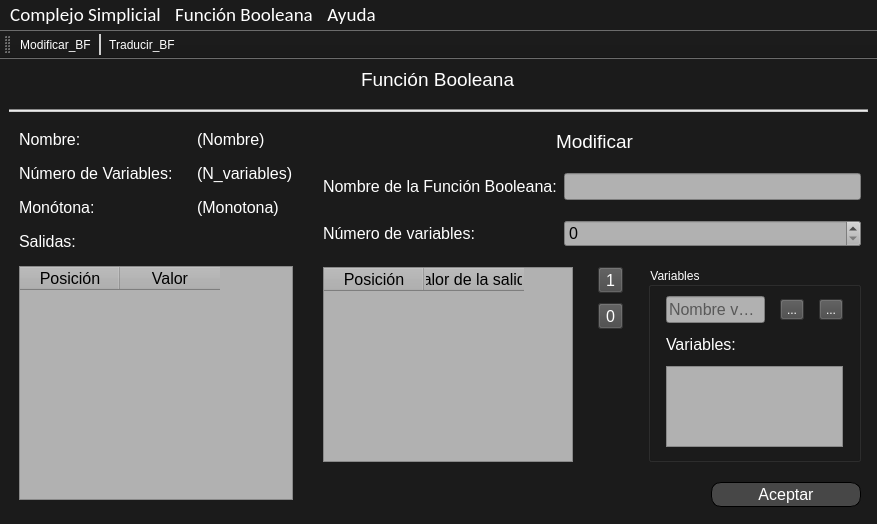
<?xml version="1.0" encoding="UTF-8"?>
<ui version="4.0">
 <class>TFG</class>
 <widget class="QMainWindow" name="TFG">
  <property name="geometry">
   <rect>
    <x>0</x>
    <y>0</y>
    <width>877</width>
    <height>524</height>
   </rect>
  </property>
  <property name="sizePolicy">
   <sizepolicy hsizetype="Preferred" vsizetype="Preferred">
    <horstretch>0</horstretch>
    <verstretch>0</verstretch>
   </sizepolicy>
  </property>
  <property name="font">
   <font>
    <family>Arial</family>
    <pointsize>20</pointsize>
   </font>
  </property>
  <property name="windowTitle">
   <string>TFG Pablo Ascorbe</string>
  </property>
  <property name="windowIcon">
   <iconset>
    <normaloff>../Recursos/icono.ico</normaloff>../Recursos/icono.ico</iconset>
  </property>
  <property name="styleSheet">
   <string notr="true">QWidget{
background-image: url(:/images/fondo.png);
background-color: rgb(27, 27, 27);
color: rgb(255, 255, 255);
}

QToolBar QToolButton{
color: rgb(255, 255, 255);
background-color:transparent;}

QToolBar QToolButton:hover{
	background-color: rgb(100, 100, 100);
}

QToolBar::separator{
	background-color: rgb(208, 208, 208);
	width: 2px;
}


QMenuBar::item:selected{
	background-color: rgb(100, 100, 100);
}

QMenu::item:selected{
	background-color: rgb(100, 100, 100);
}
</string>
  </property>
  <widget class="QWidget" name="centralwidget">
   <property name="enabled">
    <bool>true</bool>
   </property>
   <layout class="QGridLayout" name="gridLayout_2">
    <property name="sizeConstraint">
     <enum>QLayout::SetDefaultConstraint</enum>
    </property>
    <property name="horizontalSpacing">
     <number>11</number>
    </property>
    <property name="verticalSpacing">
     <number>18</number>
    </property>
    <item row="0" column="0" alignment="Qt::AlignHCenter">
     <widget class="QLabel" name="label_2">
      <property name="maximumSize">
       <size>
        <width>16777215</width>
        <height>30</height>
       </size>
      </property>
      <property name="font">
       <font>
        <pointsize>14</pointsize>
       </font>
      </property>
      <property name="text">
       <string>Función Booleana</string>
      </property>
     </widget>
    </item>
    <item row="2" column="0">
     <layout class="QHBoxLayout" name="horizontalLayout" stretch="0,0">
      <property name="spacing">
       <number>20</number>
      </property>
      <property name="sizeConstraint">
       <enum>QLayout::SetMinimumSize</enum>
      </property>
      <item>
       <layout class="QGridLayout" name="gridLayout_fijo">
        <property name="sizeConstraint">
         <enum>QLayout::SetFixedSize</enum>
        </property>
        <property name="leftMargin">
         <number>10</number>
        </property>
        <property name="rightMargin">
         <number>10</number>
        </property>
        <property name="bottomMargin">
         <number>15</number>
        </property>
        <property name="horizontalSpacing">
         <number>24</number>
        </property>
        <property name="verticalSpacing">
         <number>15</number>
        </property>
        <item row="2" column="0">
         <widget class="QLabel" name="label_5">
          <property name="font">
           <font>
            <pointsize>12</pointsize>
           </font>
          </property>
          <property name="text">
           <string>Monótona:</string>
          </property>
         </widget>
        </item>
        <item row="0" column="1">
         <widget class="QLabel" name="label_nombre_bf">
          <property name="font">
           <font>
            <pointsize>12</pointsize>
           </font>
          </property>
          <property name="text">
           <string>(Nombre)</string>
          </property>
         </widget>
        </item>
        <item row="1" column="1">
         <widget class="QLabel" name="label_n_variables">
          <property name="font">
           <font>
            <pointsize>12</pointsize>
           </font>
          </property>
          <property name="text">
           <string>(N_variables)</string>
          </property>
         </widget>
        </item>
        <item row="4" column="0" colspan="2">
         <widget class="QTableWidget" name="tableWidget">
          <property name="sizePolicy">
           <sizepolicy hsizetype="Preferred" vsizetype="Expanding">
            <horstretch>0</horstretch>
            <verstretch>0</verstretch>
           </sizepolicy>
          </property>
          <property name="styleSheet">
           <string notr="true">color: rgb(0, 0, 0);
background-color: rgb(177, 177, 177);</string>
          </property>
          <column>
           <property name="text">
            <string>Posición</string>
           </property>
           <property name="font">
            <font>
             <pointsize>12</pointsize>
            </font>
           </property>
          </column>
          <column>
           <property name="text">
            <string>Valor</string>
           </property>
           <property name="font">
            <font>
             <pointsize>12</pointsize>
            </font>
           </property>
          </column>
         </widget>
        </item>
        <item row="3" column="0" colspan="2">
         <widget class="QLabel" name="label_3">
          <property name="font">
           <font>
            <pointsize>12</pointsize>
           </font>
          </property>
          <property name="text">
           <string>Salidas:</string>
          </property>
         </widget>
        </item>
        <item row="2" column="1">
         <widget class="QLabel" name="label_monotona">
          <property name="font">
           <font>
            <pointsize>12</pointsize>
           </font>
          </property>
          <property name="text">
           <string>(Monotona)</string>
          </property>
         </widget>
        </item>
        <item row="1" column="0">
         <widget class="QLabel" name="label_4">
          <property name="font">
           <font>
            <pointsize>12</pointsize>
           </font>
          </property>
          <property name="text">
           <string>Número de Variables:</string>
          </property>
         </widget>
        </item>
        <item row="0" column="0">
         <widget class="QLabel" name="label">
          <property name="font">
           <font>
            <pointsize>12</pointsize>
           </font>
          </property>
          <property name="text">
           <string>Nombre:</string>
          </property>
         </widget>
        </item>
       </layout>
      </item>
      <item>
       <layout class="QGridLayout" name="gridLayout_dinamico_modificar">
        <property name="sizeConstraint">
         <enum>QLayout::SetDefaultConstraint</enum>
        </property>
        <property name="bottomMargin">
         <number>8</number>
        </property>
        <property name="horizontalSpacing">
         <number>7</number>
        </property>
        <property name="verticalSpacing">
         <number>20</number>
        </property>
        <item row="2" column="0" colspan="2">
         <widget class="QLabel" name="label_7">
          <property name="maximumSize">
           <size>
            <width>350</width>
            <height>16777215</height>
           </size>
          </property>
          <property name="font">
           <font>
            <pointsize>12</pointsize>
           </font>
          </property>
          <property name="text">
           <string>Nombre de la Función Booleana:</string>
          </property>
         </widget>
        </item>
        <item row="5" column="2" alignment="Qt::AlignRight">
         <widget class="QPushButton" name="pushButton_Aceptar">
          <property name="sizePolicy">
           <sizepolicy hsizetype="Preferred" vsizetype="Expanding">
            <horstretch>0</horstretch>
            <verstretch>100</verstretch>
           </sizepolicy>
          </property>
          <property name="minimumSize">
           <size>
            <width>150</width>
            <height>25</height>
           </size>
          </property>
          <property name="maximumSize">
           <size>
            <width>250</width>
            <height>25</height>
           </size>
          </property>
          <property name="font">
           <font>
            <pointsize>12</pointsize>
           </font>
          </property>
          <property name="styleSheet">
           <string notr="true">QPushButton{
color: rgb(255, 255, 255);
background-color: rgb(71, 71, 71);
border: 1px solid;
border-radius: 10px;}

QPushButton:hover{
	background-color: rgb(100, 100, 100);
}

</string>
          </property>
          <property name="text">
           <string>Aceptar</string>
          </property>
         </widget>
        </item>
        <item row="3" column="2">
         <widget class="QSpinBox" name="spin_n_variables">
          <property name="font">
           <font>
            <pointsize>12</pointsize>
           </font>
          </property>
          <property name="styleSheet">
           <string notr="true">color: rgb(0, 0, 0);
background-color: rgb(177, 177, 177);</string>
          </property>
         </widget>
        </item>
        <item row="3" column="0" colspan="2">
         <widget class="QLabel" name="label_8">
          <property name="maximumSize">
           <size>
            <width>350</width>
            <height>16777215</height>
           </size>
          </property>
          <property name="font">
           <font>
            <pointsize>12</pointsize>
           </font>
          </property>
          <property name="text">
           <string>Número de variables:</string>
          </property>
         </widget>
        </item>
        <item row="1" column="0" colspan="4" alignment="Qt::AlignHCenter">
         <widget class="QLabel" name="label_6">
          <property name="maximumSize">
           <size>
            <width>16777215</width>
            <height>30</height>
           </size>
          </property>
          <property name="font">
           <font>
            <pointsize>14</pointsize>
           </font>
          </property>
          <property name="text">
           <string>Modificar</string>
          </property>
         </widget>
        </item>
        <item row="2" column="2">
         <widget class="QLineEdit" name="text_fb_name">
          <property name="font">
           <font>
            <pointsize>12</pointsize>
           </font>
          </property>
          <property name="styleSheet">
           <string notr="true">color: rgb(0, 0, 0);
background-color: rgb(177, 177, 177);</string>
          </property>
         </widget>
        </item>
        <item row="4" column="0" colspan="3">
         <layout class="QHBoxLayout" name="horizontalLayout_5">
          <property name="spacing">
           <number>25</number>
          </property>
          <property name="leftMargin">
           <number>0</number>
          </property>
          <property name="topMargin">
           <number>0</number>
          </property>
          <property name="rightMargin">
           <number>0</number>
          </property>
          <property name="bottomMargin">
           <number>0</number>
          </property>
          <item>
           <widget class="QTableWidget" name="table_ouputs_2">
            <property name="minimumSize">
             <size>
              <width>250</width>
              <height>0</height>
             </size>
            </property>
            <property name="maximumSize">
             <size>
              <width>16777215</width>
              <height>16777215</height>
             </size>
            </property>
            <property name="styleSheet">
             <string notr="true">color: rgb(0, 0, 0);
background-color: rgb(177, 177, 177);</string>
            </property>
            <column>
             <property name="text">
              <string>Posición</string>
             </property>
             <property name="font">
              <font>
               <pointsize>12</pointsize>
              </font>
             </property>
            </column>
            <column>
             <property name="text">
              <string>Valor de la salida</string>
             </property>
             <property name="font">
              <font>
               <pointsize>12</pointsize>
              </font>
             </property>
            </column>
           </widget>
          </item>
          <item>
           <layout class="QVBoxLayout" name="verticalLayout_3">
            <property name="spacing">
             <number>10</number>
            </property>
            <item>
             <widget class="QToolButton" name="toolButton_2">
              <property name="sizePolicy">
               <sizepolicy hsizetype="Minimum" vsizetype="Minimum">
                <horstretch>0</horstretch>
                <verstretch>0</verstretch>
               </sizepolicy>
              </property>
              <property name="maximumSize">
               <size>
                <width>30</width>
                <height>30</height>
               </size>
              </property>
              <property name="font">
               <font>
                <pointsize>12</pointsize>
               </font>
              </property>
              <property name="styleSheet">
               <string notr="true">QToolButton{
color: rgb(255, 255, 255);
background-color: rgb(71, 71, 71);;}

QToolButton:hover{
	background-color: rgb(100, 100, 100);
}</string>
              </property>
              <property name="text">
               <string>1</string>
              </property>
             </widget>
            </item>
            <item>
             <widget class="QToolButton" name="toolButton_3">
              <property name="maximumSize">
               <size>
                <width>30</width>
                <height>30</height>
               </size>
              </property>
              <property name="font">
               <font>
                <pointsize>12</pointsize>
               </font>
              </property>
              <property name="styleSheet">
               <string notr="true">QToolButton{
color: rgb(255, 255, 255);
background-color: rgb(71, 71, 71);;}

QToolButton:hover{
	background-color: rgb(100, 100, 100);
}</string>
              </property>
              <property name="text">
               <string>0</string>
              </property>
             </widget>
            </item>
            <item>
             <spacer name="verticalSpacer_2">
              <property name="orientation">
               <enum>Qt::Vertical</enum>
              </property>
              <property name="sizeHint" stdset="0">
               <size>
                <width>20</width>
                <height>40</height>
               </size>
              </property>
             </spacer>
            </item>
           </layout>
          </item>
          <item>
           <widget class="QGroupBox" name="groupBox_2">
            <property name="maximumSize">
             <size>
              <width>1000</width>
              <height>16777215</height>
             </size>
            </property>
            <property name="title">
             <string>Variables</string>
            </property>
            <layout class="QVBoxLayout" name="verticalLayout_4">
             <property name="spacing">
              <number>12</number>
             </property>
             <property name="leftMargin">
              <number>15</number>
             </property>
             <property name="rightMargin">
              <number>15</number>
             </property>
             <property name="bottomMargin">
              <number>12</number>
             </property>
             <item>
              <layout class="QHBoxLayout" name="horizontalLayout_6">
               <item>
                <layout class="QHBoxLayout" name="horizontalLayout_7">
                 <property name="spacing">
                  <number>15</number>
                 </property>
                 <item>
                  <widget class="QLineEdit" name="line_name_var_2">
                   <property name="maximumSize">
                    <size>
                     <width>500</width>
                     <height>16777215</height>
                    </size>
                   </property>
                   <property name="font">
                    <font>
                     <pointsize>12</pointsize>
                    </font>
                   </property>
                   <property name="styleSheet">
                    <string notr="true">color: rgb(0, 0, 0);
background-color: rgb(177, 177, 177);</string>
                   </property>
                   <property name="placeholderText">
                    <string>Nombre varible</string>
                   </property>
                  </widget>
                 </item>
                 <item>
                  <widget class="QToolButton" name="toolButton_mas_2">
                   <property name="styleSheet">
                    <string notr="true">QToolButton{
color: rgb(255, 255, 255);
background-color: rgb(71, 71, 71);;}

QToolButton:hover{
	background-color: rgb(100, 100, 100);
}</string>
                   </property>
                   <property name="text">
                    <string>...</string>
                   </property>
                   <property name="icon">
                    <iconset resource="../Recursos/resources.qrc">
                     <normaloff>:/images/mas.ico</normaloff>:/images/mas.ico</iconset>
                   </property>
                  </widget>
                 </item>
                 <item>
                  <widget class="QToolButton" name="toolButton_menos_2">
                   <property name="styleSheet">
                    <string notr="true">QToolButton{
color: rgb(255, 255, 255);
background-color: rgb(71, 71, 71);
}

QToolButton:hover{
	background-color: rgb(100, 100, 100);
}</string>
                   </property>
                   <property name="text">
                    <string>...</string>
                   </property>
                   <property name="icon">
                    <iconset resource="../Recursos/resources.qrc">
                     <normaloff>:/images/menos.ico</normaloff>:/images/menos.ico</iconset>
                   </property>
                  </widget>
                 </item>
                 <item>
                  <spacer name="horizontalSpacer_3">
                   <property name="orientation">
                    <enum>Qt::Horizontal</enum>
                   </property>
                   <property name="sizeHint" stdset="0">
                    <size>
                     <width>40</width>
                     <height>20</height>
                    </size>
                   </property>
                  </spacer>
                 </item>
                </layout>
               </item>
              </layout>
             </item>
             <item>
              <widget class="QLabel" name="label_10">
               <property name="font">
                <font>
                 <pointsize>12</pointsize>
                </font>
               </property>
               <property name="text">
                <string>Variables:</string>
               </property>
              </widget>
             </item>
             <item>
              <widget class="QListWidget" name="list_variables_2">
               <property name="maximumSize">
                <size>
                 <width>16777215</width>
                 <height>16777215</height>
                </size>
               </property>
               <property name="font">
                <font>
                 <pointsize>12</pointsize>
                </font>
               </property>
               <property name="styleSheet">
                <string notr="true">color: rgb(0, 0, 0);
background-color: rgb(177, 177, 177);</string>
               </property>
              </widget>
             </item>
            </layout>
           </widget>
          </item>
         </layout>
        </item>
       </layout>
      </item>
     </layout>
    </item>
    <item row="1" column="0">
     <widget class="Line" name="line">
      <property name="styleSheet">
       <string notr="true">background-color: rgb(204, 204, 204);</string>
      </property>
      <property name="orientation">
       <enum>Qt::Horizontal</enum>
      </property>
     </widget>
    </item>
   </layout>
  </widget>
  <widget class="QMenuBar" name="menubar">
   <property name="geometry">
    <rect>
     <x>0</x>
     <y>0</y>
     <width>877</width>
     <height>29</height>
    </rect>
   </property>
   <property name="font">
    <font>
     <family>Calibri</family>
     <pointsize>14</pointsize>
    </font>
   </property>
   <widget class="QMenu" name="menuComplejo_Simplicial">
    <property name="font">
     <font>
      <family>MS Shell Dlg 2</family>
      <pointsize>12</pointsize>
     </font>
    </property>
    <property name="title">
     <string>Complejo Simplicial</string>
    </property>
    <addaction name="actionNuevo_sc"/>
    <addaction name="actionCargar_sc"/>
    <addaction name="actionGuardar_sc"/>
    <addaction name="actionListar_sc"/>
   </widget>
   <widget class="QMenu" name="menuFunci_n_Booleana">
    <property name="font">
     <font>
      <family>MS Shell Dlg 2</family>
      <pointsize>12</pointsize>
     </font>
    </property>
    <property name="title">
     <string>Función Booleana</string>
    </property>
    <addaction name="actionNuevo_bf"/>
    <addaction name="actionCargar_bf"/>
    <addaction name="actionGuardar_bf"/>
    <addaction name="actionListar_bf"/>
   </widget>
   <widget class="QMenu" name="menuAyuda">
    <property name="font">
     <font>
      <family>MS Shell Dlg 2</family>
      <pointsize>12</pointsize>
     </font>
    </property>
    <property name="title">
     <string>Ayuda</string>
    </property>
    <addaction name="actionAyuda"/>
    <addaction name="separator"/>
    <addaction name="actionAcerca"/>
   </widget>
   <addaction name="menuComplejo_Simplicial"/>
   <addaction name="menuFunci_n_Booleana"/>
   <addaction name="menuAyuda"/>
  </widget>
  <widget class="QToolBar" name="toolBar">
   <property name="minimumSize">
    <size>
     <width>0</width>
     <height>0</height>
    </size>
   </property>
   <property name="windowTitle">
    <string>toolBar</string>
   </property>
   <property name="orientation">
    <enum>Qt::Horizontal</enum>
   </property>
   <property name="iconSize">
    <size>
     <width>32</width>
     <height>32</height>
    </size>
   </property>
   <property name="floatable">
    <bool>true</bool>
   </property>
   <attribute name="toolBarArea">
    <enum>TopToolBarArea</enum>
   </attribute>
   <attribute name="toolBarBreak">
    <bool>false</bool>
   </attribute>
   <addaction name="actionModificar_BF"/>
   <addaction name="separator"/>
   <addaction name="actionTraducir_BF"/>
  </widget>
  <action name="actionNuevo_sc">
   <property name="text">
    <string>Nuevo</string>
   </property>
   <property name="shortcut">
    <string>Ctrl+N</string>
   </property>
  </action>
  <action name="actionCargar_sc">
   <property name="text">
    <string>Cargar</string>
   </property>
  </action>
  <action name="actionGuardar_sc">
   <property name="text">
    <string>Guardar</string>
   </property>
  </action>
  <action name="actionListar_sc">
   <property name="text">
    <string>Listar</string>
   </property>
  </action>
  <action name="actionNuevo_bf">
   <property name="text">
    <string>Nuevo</string>
   </property>
  </action>
  <action name="actionCargar_bf">
   <property name="text">
    <string>Cargar</string>
   </property>
  </action>
  <action name="actionGuardar_bf">
   <property name="text">
    <string>Guardar</string>
   </property>
  </action>
  <action name="actionListar_bf">
   <property name="text">
    <string>Listar</string>
   </property>
  </action>
  <action name="actionAyuda">
   <property name="text">
    <string>Ayuda de TFG Pablo Ascorbe</string>
   </property>
  </action>
  <action name="actionAcerca">
   <property name="text">
    <string>Acerca de la aplicación</string>
   </property>
  </action>
  <action name="actionModificar_BF">
   <property name="icon">
    <iconset resource="../Recursos/resources.qrc">
     <normaloff>:/images/edit.ico</normaloff>:/images/edit.ico</iconset>
   </property>
   <property name="text">
    <string>Modificar_BF</string>
   </property>
   <property name="toolTip">
    <string>Modificar la Función Booleana</string>
   </property>
   <property name="shortcut">
    <string>Ctrl+1</string>
   </property>
  </action>
  <action name="actionTraducir_BF">
   <property name="icon">
    <iconset resource="../Recursos/resources.qrc">
     <normaloff>:/images/translation_bf_to_sc.ico</normaloff>:/images/translation_bf_to_sc.ico</iconset>
   </property>
   <property name="text">
    <string>Traducir_BF</string>
   </property>
   <property name="toolTip">
    <string>Traduccir la función booleana a un complejo simplicial</string>
   </property>
  </action>
 </widget>
 <resources>
  <include location="../Recursos/resources.qrc"/>
 </resources>
 <connections/>
</ui>
